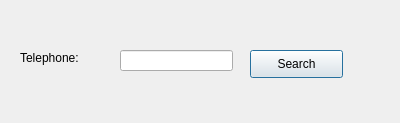
<?xml version="1.0" encoding="UTF-8"?>
<ui version="4.0">
 <class>searchCustomerWindow</class>
 <widget class="QDialog" name="searchCustomerWindow">
  <property name="geometry">
   <rect>
    <x>0</x>
    <y>0</y>
    <width>400</width>
    <height>123</height>
   </rect>
  </property>
  <property name="windowTitle">
   <string>Dialog</string>
  </property>
  <widget class="QLineEdit" name="inputTlf">
   <property name="geometry">
    <rect>
     <x>120</x>
     <y>50</y>
     <width>113</width>
     <height>21</height>
    </rect>
   </property>
  </widget>
  <widget class="QLabel" name="label">
   <property name="geometry">
    <rect>
     <x>20</x>
     <y>50</y>
     <width>91</width>
     <height>16</height>
    </rect>
   </property>
   <property name="text">
    <string>Telephone:</string>
   </property>
  </widget>
  <widget class="QPushButton" name="pushButton">
   <property name="geometry">
    <rect>
     <x>250</x>
     <y>50</y>
     <width>93</width>
     <height>28</height>
    </rect>
   </property>
   <property name="text">
    <string>Search</string>
   </property>
  </widget>
  <widget class="QLabel" name="error_msg">
   <property name="geometry">
    <rect>
     <x>20</x>
     <y>100</y>
     <width>361</width>
     <height>16</height>
    </rect>
   </property>
   <property name="text">
    <string/>
   </property>
  </widget>
 </widget>
 <resources/>
 <connections/>
</ui>
